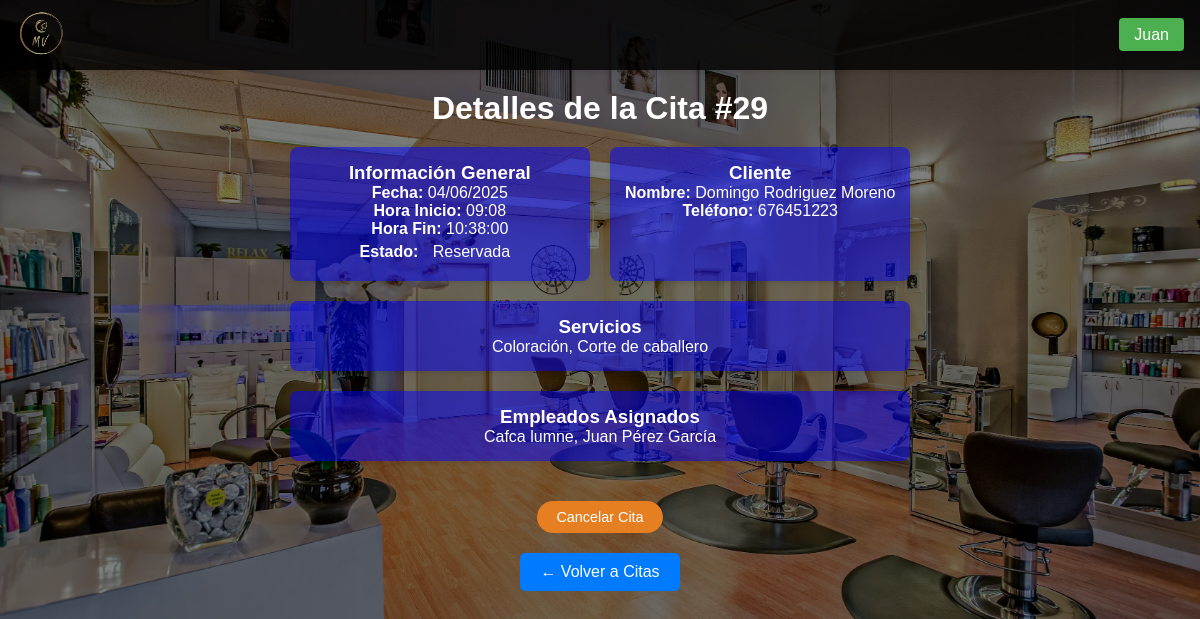
The page /paginas/datos_cita.php?id_cita=29 (signed in) on the database its author committed.
### tables this page shows
CREATE TABLE `citas` (
  `id_cita` int NOT NULL AUTO_INCREMENT,
  `id_cliente` int DEFAULT NULL,
  `fecha_cita` date NOT NULL,
  `hora_inicio` time NOT NULL,
  `hora_fin` time DEFAULT NULL,
  `estado` enum('reservada','cancelada','finalizada') NOT NULL,
  `duracion_total` int NOT NULL,
  `precio_final` decimal(10,2) DEFAULT NULL,
  PRIMARY KEY (`id_cita`),
  KEY `id_cliente` (`id_cliente`),
  KEY `idx_fecha_cita` (`fecha_cita`),
  CONSTRAINT `citas_ibfk_1` FOREIGN KEY (`id_cliente`) REFERENCES `clientes` (`id_cliente`)
);

CREATE TABLE `clientes` (
  `id_cliente` int NOT NULL AUTO_INCREMENT,
  `email` varchar(100) DEFAULT NULL,
  `telefono` varchar(15) DEFAULT NULL,
  `nombre` varchar(100) NOT NULL,
  `apellidos` varchar(100) NOT NULL,
  `contraseña` varchar(255) NOT NULL,
  PRIMARY KEY (`id_cliente`),
  UNIQUE KEY `email` (`email`),
  UNIQUE KEY `telefono` (`telefono`)
);

### funcionalidades/verificar_admin.php (called while the page is built, shortened)
<?php
function esAdministrador($conn) {
    try {
        $stmt = $conn->prepare("SELECT es_admin FROM empleados WHERE dni = :dni AND activo = 1");
        $stmt->execute([':dni' => $_SESSION['dni']]);
        return ($stmt->fetch(PDO::FETCH_COLUMN) == 1);
    } catch (PDOException $e) {
        error_log("Error verificando admin: " . $e->getMessage());
        return false;
    }
}

### paginas/datos_cita.php (the view, shortened to what this page needs)
<!DOCTYPE html>
<html lang="es">
<head>
    <link rel="stylesheet" href="/TFGPeluqueria/css/styles.css">
</head>
<body>
    <?php
        require_once $_SERVER['DOCUMENT_ROOT'] . '/TFGPeluqueria/funcionalidades/conexion.php';
        require_once $_SERVER['DOCUMENT_ROOT'] . '/TFGPeluqueria/funcionalidades/verificar_admin.php';
        include $_SERVER['DOCUMENT_ROOT'] . '/TFGPeluqueria/plantillas/navbar.php';
        $esAdmin = esAdministrador($conn);
        $id_cita = $_GET['id_cita'] ?? null;
        $cita = [];
        try {
            $stmt = $conn->prepare("
                SELECT c.*,
                    CONCAT(cli.nombre, ' ', cli.apellidos) AS cliente,
                    cli.telefono,
                    ADDTIME(c.hora_inicio, SEC_TO_TIME(SUM(s.duracion)*60)) AS hora_fin,
                    GROUP_CONCAT(DISTINCT s.nombre_servicio SEPARATOR ', ') AS servicios,
                    GROUP_CONCAT(DISTINCT CONCAT(e.nombre, ' ', e.apellidos) SEPARATOR ', ') AS empleados
                FROM citas c
                JOIN clientes cli ON c.id_cliente = cli.id_cliente
                JOIN citas_servicios cs ON c.id_cita = cs.id_cita
                JOIN servicios s ON cs.id_servicio = s.id_servicio
                JOIN empleados e ON cs.id_empleado = e.dni
                WHERE c.id_cita = ?
                GROUP BY c.id_cita
            ");
            $stmt->execute([$id_cita]);
            $cita = $stmt->fetch(PDO::FETCH_ASSOC);
        } catch (PDOException $e) {
            echo "Error: " . $e->getMessage();
        }
    ?>
    <div class="contenedor-principal">
        <h1>Detalles de la Cita #<?= $cita['id_cita'] ?? 'N/A' ?></h1>
        <?php if (!empty($cita)): ?>
            <div class="detalles-cita">
                <div class="seccion">
                    <h3>Información General</h3>
                    <p><strong>Fecha:</strong> <?= date('d/m/Y', strtotime($cita['fecha_cita'])) ?></p>
                    <p><strong>Hora Inicio:</strong> <?= date('H:i', strtotime($cita['hora_inicio'])) ?></p>
                    <p><strong>Hora Fin:</strong> <?= $cita['hora_fin'] ?? '--' ?></p>
                    <p><strong>Estado:</strong> <span class="estado-cita estado-<?= $cita['estado'] ?>"><?= ucfirst($cita['estado']) ?></span></p>
                </div>
                <div class="seccion">
                    <h3>Cliente</h3>
                    <p><strong>Nombre:</strong> <?= $cita['cliente'] ?></p>
                    <p><strong>Teléfono:</strong> <?= $cita['telefono'] ?></p>
                </div>
                <div class="seccion" style="grid-column: span 2;">
                    <h3>Servicios</h3>
                    <p><?= $cita['servicios'] ?? 'No hay servicios registrados' ?></p>
                </div>
                <div class="seccion" style="grid-column: span 2;">
                    <h3>Empleados Asignados</h3>
                    <p><?= $cita['empleados'] ?? 'No hay empleados asignados' ?></p>
                </div>
            </div>
            <?php if ($esAdmin): ?>
                <?php
                $fechaCita = new DateTime($cita['fecha_cita'] . ' ' . $cita['hora_inicio']);
                $puedeCancelar = ($fechaCita > new DateTime()) && ($cita['estado'] === 'reservada');
                ?>
                <form action="/TFGPeluqueria/funcionalidades/cancelar_cita.php" method="POST">
                    <button type="submit" class="cancelar-btn" <?= !$puedeCancelar ? 'disabled' : '' ?>>
                       Cancelar Cita
                    </button>
                </form>
            <?php endif; ?>
        <?php else: ?>
            <p>Cita no encontrada.</p>
        <?php endif; ?>
        <a href="citas.php" class="boton-volver">← Volver a Citas</a>
    </div>
</body>
</html>

### css/styles.css (style rules this page uses)
* { margin: 0; padding: 0; box-sizing: border-box; font-family: 'Arial', sans-serif; }
:root { --color-primario: #2c3e50; --color-secundario: #e67e22; --fondo-beige: #FFF8DC; --tabla-dorado: #20d4da; --color-desplegables: rgba(25, 121, 230, 0.459); }
html, body { background-color: #000; color: white; }
body { min-height: 100vh; position: relative; margin: 0; padding: 0; }
body::before { content: ""; position: absolute; top: 0; left: 0; width: 100%; height: 100%; background: linear-gradient(rgba(0, 0, 0, 0.5), rgba(0, 0, 0, 0.5)), url('/TFGPeluqueria/imagenes/Fondo.webp') center/cover; background-attachment: scroll; }
.contenedor-principal, .registros-container { padding-top: 90px; position: relative; color: white; min-height: 100vh; display: flex; flex-direction: column; justify-content: flex-start; align-items: center; text-align: center; }
.detalles-cita { display: grid; grid-template-columns: repeat(2, 1fr); gap: 20px; padding: 20px; border-radius: 10px; margin-bottom: 20px; }
.seccion { background: rgba(0, 0, 255, 0.5); padding: 15px; border-radius: 8px; box-shadow: 0 2px 4px rgba(0,0,0,0.1); }
.estado-cita { padding: 5px 10px; border-radius: 5px; display: inline-block; }
.cancelar-btn { background-color: var(--color-secundario); color: white !important; padding: 0.5rem 1.2rem; border-radius: 20px; transition: all 0.3s ease; border: none; cursor: pointer; font-size: 0.9em; text-decoration: none; display: inline-block; }
.boton-volver { display: inline-block; padding: 10px 20px; background: #007bff; color: white; text-decoration: none; border-radius: 5px; margin-top: 20px; }

### rows shown on the page
citas: id_cita "29", fecha_cita "04/06/2025", hora_inicio "09:08", estado "Reservada", id_cliente.telefono "676451223"

### other values the page prints
$_SESSION['nombre'] "Juan"
$cita['hora_fin'] "10:38:00"
$cita['cliente'] "Domingo Rodriguez Moreno"
$cita['servicios'] "Coloración, Corte de caballero"
$cita['empleados'] "Cafca lumne, Juan Pérez García"
